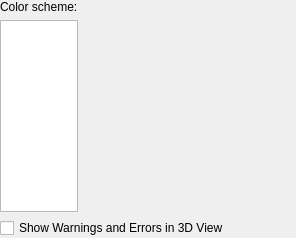
      <widget class="QWidget" name="page3DView">
       <layout class="QVBoxLayout" name="verticalLayout_4">
        <property name="margin">
         <number>0</number>
        </property>
        <item>
         <layout class="QHBoxLayout" name="horizontalLayout" stretch="1,3">
          <item>
           <layout class="QVBoxLayout" name="verticalLayout_2">
            <item>
             <widget class="QLabel" name="label">
              <property name="text">
               <string>Color scheme:</string>
              </property>
             </widget>
            </item>
            <item>
             <widget class="QListWidget" name="colorSchemeChooser">
              <property name="sizePolicy">
               <sizepolicy hsizetype="Expanding" vsizetype="MinimumExpanding">
                <horstretch>0</horstretch>
                <verstretch>0</verstretch>
               </sizepolicy>
              </property>
              <property name="alternatingRowColors">
               <bool>false</bool>
              </property>
              <property name="currentRow">
               <number>-1</number>
              </property>
             </widget>
            </item>
           </layout>
          </item>
          <item>
           <spacer name="horizontalSpacer">
            <property name="orientation">
             <enum>Qt::Horizontal</enum>
            </property>
            <property name="sizeHint" stdset="0">
             <size>
              <width>40</width>
              <height>20</height>
             </size>
            </property>
           </spacer>
          </item>
         </layout>
        </item>
        <item>
         <widget class="QCheckBox" name="checkBoxShowWarningsIn3dView">
          <property name="text">
           <string>Show Warnings and Errors in 3D View</string>
          </property>
          <property name="checked">
           <bool>false</bool>
          </property>
         </widget>
        </item>
       </layout>
      </widget>
